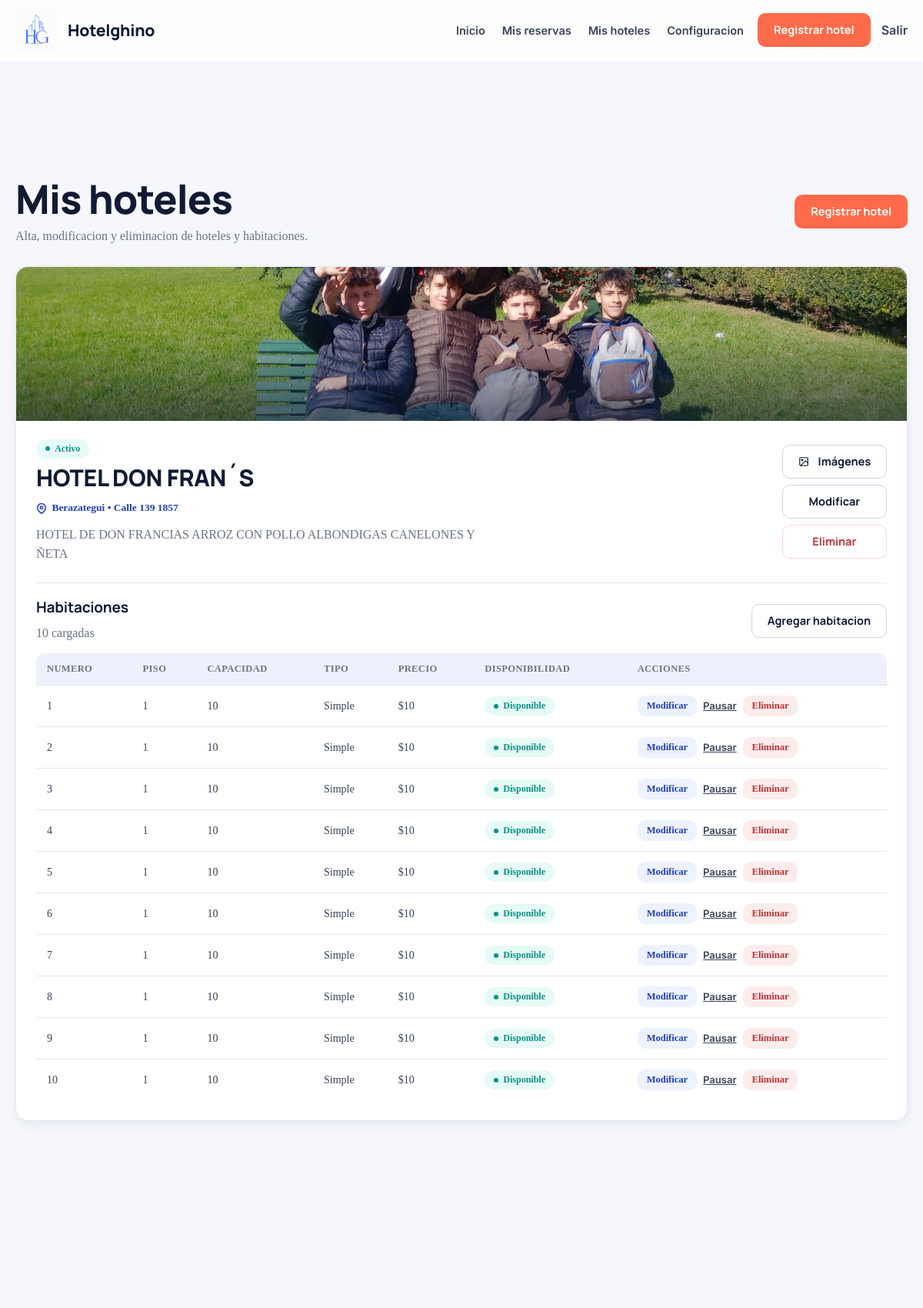
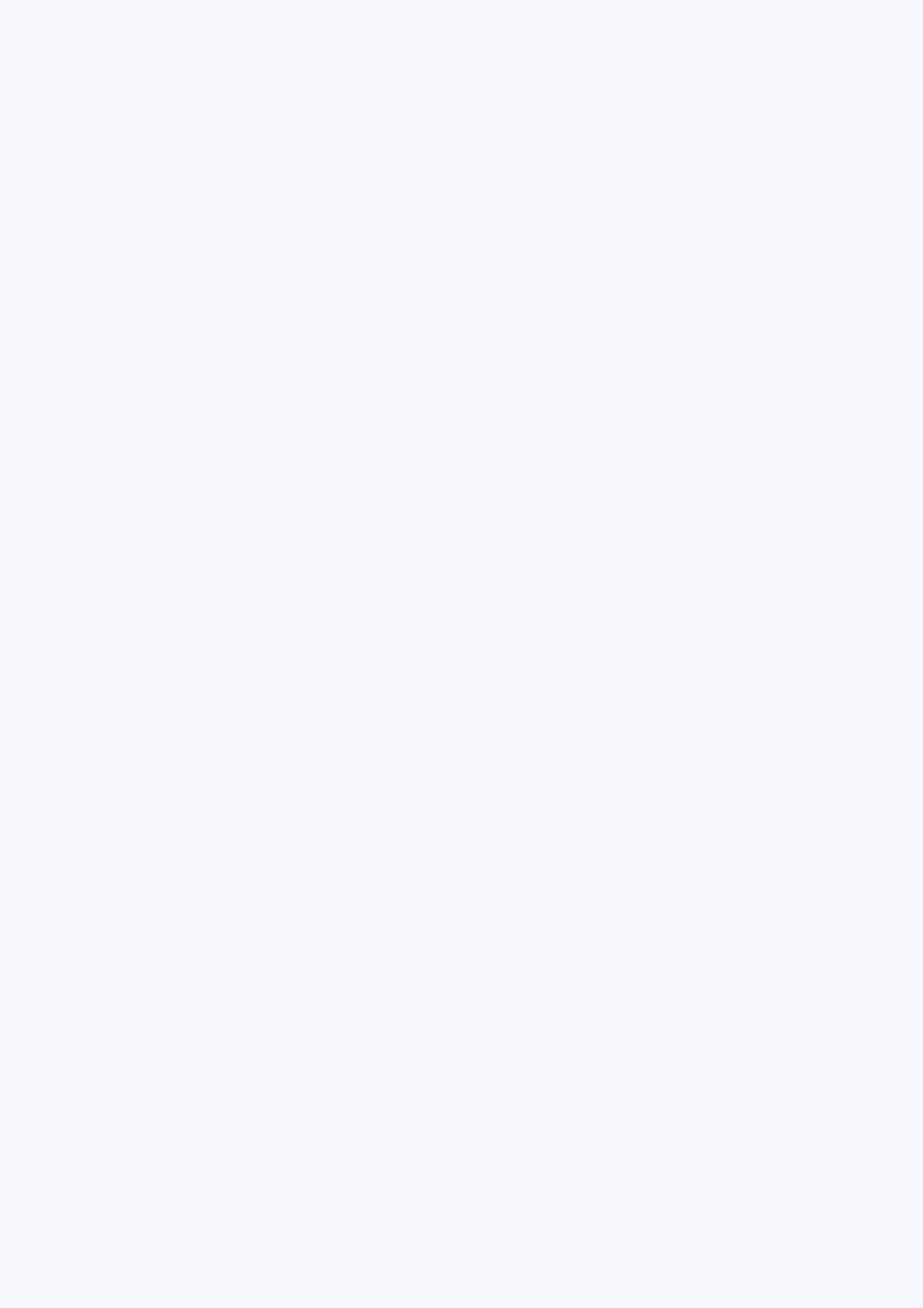
Screenshot of /mis-hoteles/ (signed in, upper part) with the database file from the repository (2 pictures, top to bottom).
### hotelghino/models.py (models this page shows, shortened)
class Alojamiento(models.Model):
    ESTADOS = (
        ('P', 'Pendiente'),
        ('A', 'Activo'),
        ('R', 'Rechazado'),
    )
    TIPOS = (
        ('HT', 'Hotel'),
        ('HS', 'Hostel'),
        ('CA', 'Casa'),
        ('DP', 'Departamento'),
        ('CB', 'Cabana')
    )
    UBICACIONES_REALES = (
        ('Mar del Plata', 'Mar del Plata (Buenos Aires)'),
        ('Mar del Tuyú', 'Mar del Tuyú (Buenos Aires)'),
        ('Pinamar', 'Pinamar (Buenos Aires)'),
        ('Villa Gesell', 'Villa Gesell (Buenos Aires)'),
        ('San Bernardo', 'San Bernardo (Buenos Aires)'),
        ('Santa Clara del Mar', 'Santa Clara del Mar (Buenos Aires)'),
        ('Cariló', 'Cariló (Buenos Aires)'),
        ('San Clemente del Tuyú', 'San Clemente del Tuyú (Buenos Aires)'),
        ('Mar de las Pampas', 'Mar de las Pampas (Buenos Aires)'),
        ('Miramar', 'Miramar (Buenos Aires)'),
        ('Necochea', 'Necochea (Buenos Aires)'),
        ('Monte Hermoso', 'Monte Hermoso (Buenos Aires)'),
        ('Las Grutas', 'Las Grutas (Río Negro)'),
        ('Bariloche', 'Bariloche (Río Negro)'),
        ('San Martín de los Andes', 'San Martín de los Andes (Neuquén)'),
        ('Villa La Angostura', 'Villa La Angostura (Neuquén)'),
        ('El Calafate', 'El Calafate (Santa Cruz)'),
        ('El Chaltén', 'El Chaltén (Santa Cruz)'),
        ('Ushuaia', 'Ushuaia (Tierra del Fuego)'),
        ('Puerto Madryn', 'Puerto Madryn (Chubut)'),
        ('Villa Carlos Paz', 'Villa Carlos Paz (Córdoba)'),
        ('Villa General Belgrano', 'Villa General Belgrano (Córdoba)'),
        ('Merlo', 'Merlo (San Luis)'),
        ('Mina Clavero', 'Mina Clavero (Córdoba)'),
        ('La Cumbrecita', 'La Cumbrecita (Córdoba)'),
        ('Tandil', 'Tandil (Buenos Aires)'),
        ('Sierra de la Ventana', 'Sierra de la Ventana (Buenos Aires)'),
        ('Capilla del Monte', 'Capilla del Monte (Córdoba)'),
        ('Mendoza', 'Mendoza (Mendoza)'),
        ('San Rafael', 'San Rafael (Mendoza)'),
        ('Salta', 'Salta (Salta)'),
        ('Cafayate', 'Cafayate (Salta)'),
        ('Purmamarca', 'Purmamarca (Jujuy)'),
        ('Tilcara', 'Tilcara (Jujuy)'),
        ('Puerto Iguazú', 'Puerto Iguazú (Misiones)'),
        ('Colón', 'Colón (Entre Ríos)'),
        ('Federación', 'Federación (Entre Ríos)'),
        ('Gualeguaychú', 'Gualeguaychú (Entre Ríos)'),
        ('Buenos Aires', 'Buenos Aires (CABA)'),
        ('Córdoba', 'Córdoba (Córdoba)'),
        ('Rosario', 'Rosario (Santa Fe)'),
    )
    nombre = models.CharField(max_length=50)
    tipo = models.CharField(
        max_length=20,
        choices=TIPOS,
        default='HT'
    )
    ubicacion = models.CharField(
        max_length=100,
        blank=True,
        default='Mar del Plata',
        verbose_name='Ubicación / Ciudad'
    )
    direccion_completa = models.CharField(
        max_length=255,
        blank=True,
        default='',
        verbose_name='Dirección completa'
    )
    ciudad = models.CharField(
        max_length=100,
        blank=True,
        default='',
        verbose_name='Ciudad o localidad'
    )
    provincia = models.CharField(
        max_length=100,
        blank=True,
        default='',
        verbose_name='Provincia o región'
    )
    pais = models.CharField(
        max_length=100,
        blank=True,
        default='Argentina',
        verbose_name='País'
    )
    latitud = models.DecimalField(
        max_digits=9,
        decimal_places=6,
        null=True,
        blank=True,
        verbose_name='Latitud'
    )
    longitud = models.DecimalField(
        max_digits=9,
        decimal_places=6,
        null=True,
        blank=True,
        verbose_name='Longitud'
    )
    calle = models.CharField(max_length=50, blank=True, default='')
    numero_calle = models.CharField(max_length=10, blank=True, default='')
    descripcion = models.TextField()
    id_usuario = models.ForeignKey(
        Usuario,
        on_delete=models.CASCADE
    )
    estado = models.CharField(
        max_length=1,
        choices=ESTADOS,
        default='P'
    )
    fecha_creacion = models.DateTimeField(default=timezone.now)
    fecha_aprobacion = models.DateTimeField(
        null=True,
        blank=True
    )
    servicios = models.ManyToManyField(
        'ServicioAlojamiento',
        blank=True,
        verbose_name='Servicios del alojamiento'
    )
    class Meta:
        verbose_name = 'Alojamiento'
        verbose_name_plural = 'Alojamientos'

class ImagenAlojamiento(models.Model):
    alojamiento = models.ForeignKey(
        Alojamiento,
        on_delete=models.CASCADE,
        related_name='imagenes'
    )
    imagen = models.ImageField(upload_to='hoteles/', verbose_name='Imagen')
    es_principal = models.BooleanField(default=False, verbose_name='Imagen principal')
    orden = models.PositiveSmallIntegerField(default=0)
    class Meta:
        verbose_name = 'Imagen de alojamiento'
        verbose_name_plural = 'Imágenes de alojamiento'
        ordering = ['-es_principal', 'orden']

class Habitacion(models.Model):
    numero_habitacion = models.IntegerField()
    numero_piso = models.IntegerField()
    capacidad_maxima = models.IntegerField()
    tipo = models.CharField(max_length=20)
    precio_noche = models.IntegerField()
    disponible = models.BooleanField(
        default=True,
        help_text='Indica si la habitacion esta disponible para ser reservada. El propietario puede cambiarlo manualmente.'
    )
    fecha_desocupacion_automatica = models.DateField(
        null=True,
        blank=True,
        help_text='Fecha en la que finaliza la reserva activa para desocupar la habitacion automaticamente.'
    )
    id_alohamiento = models.ForeignKey(Alojamiento, on_delete=models.CASCADE)
    id_usuario = models.ForeignKey(Usuario, on_delete=models.CASCADE)
    class Meta:
        verbose_name = 'Habitación'
        verbose_name_plural = 'Habitaciones'

### hotelghino/views.py (the view)
# urls.py: path("mis-hoteles/", views.misHoteles, name="mis_hoteles"),
@login_required
def misHoteles(request):
    if request.user.rol not in ['P', 'A']:
        messages.warning(request, 'Solo los propietarios pueden administrar hoteles.')
        return redirect('home')
    sincronizar_disponibilidad_habitaciones()
    alojamientos = Alojamiento.objects.filter(
        id_usuario=request.user,
        tipo='HT'
    ).prefetch_related('habitacion_set').order_by('-fecha_creacion')
    return render(request, 'mis-hoteles.html', {'alojamientos': alojamientos})

### hotelghino/context_processors.py (called while the page is built)
def admin_pending_hotels(request):
    if request.user.is_authenticated and getattr(request.user, 'rol', None) == 'A':
        count = Alojamiento.objects.filter(estado='P').count()
        return {'pending_hotels_count': count}
    return {'pending_hotels_count': 0}

def carto_context(request):
    from django.conf import settings
    return {
        'CARTO_API_KEY': getattr(settings, 'CARTO_API_KEY', '').strip(),
    }

def date_limits(request):
    from django.utils import timezone
    from .utils import obtener_fecha_limite_reserva
    hoy = timezone.now().date()
    max_fecha = obtener_fecha_limite_reserva(hoy)
    hoy_str = hoy.strftime('%Y-%m-%d')
    max_str = max_fecha.strftime('%Y-%m-%d')
    return {
        'hoy_str': hoy_str,
        'max_fecha_str': max_str,
        'min_fecha': hoy_str,
        'max_fecha': max_str,
    }

### hotelghino/utils.py (called while the page is built)
def obtener_fecha_limite_reserva(base=None):
    if base is None:
        base = timezone.now().date()
    try:
        return base.replace(year=base.year + 1)
    except ValueError:
        return base.replace(year=base.year + 1, day=28)

### hotelghino/views.py (called while the page is built)
def sincronizar_disponibilidad_habitaciones():
    hoy = timezone.now().date()
    Habitacion.objects.filter(
        disponible=False,
        fecha_desocupacion_automatica__isnull=False,
        fecha_desocupacion_automatica__lte=hoy
    ).update(disponible=True, fecha_desocupacion_automatica=None)

### hotelghino/templates/mis-hoteles.html (shortened to what this page needs)
{% extends 'base.html' %}
{% block content %}
<main class="page">
    <section class="section-heading">
        <div>
            <h1>Mis hoteles</h1>
            <p>Alta, modificacion y eliminacion de hoteles y habitaciones.</p>
        </div>
        <a class="button button-accent" href="{% url 'registro_hoteles' %}">Registrar hotel</a>
    </section>
    {% if alojamientos %}
        <section class="management-list">
            {% for alojamiento in alojamientos %}
                <article class="management-card">
                    {% with img_principal=alojamiento.imagenes.all|first %}
                        {% if img_principal %}
                            <div class="hotel-card-media" style="background-image: url('{{ img_principal.imagen.url }}'); background-position: center; background-size: cover;"></div>
                        {% endif %}
                    {% endwith %}
                    <div class="management-header">
                        <div>
                            <span class="status-pill status-pill--{% if alojamiento.estado == 'A' %}activo{% elif alojamiento.estado == 'P' %}pendiente{% else %}rechazado{% endif %}">{{ alojamiento.get_estado_display }}</span>
                            <h2>{{ alojamiento.nombre }}</h2>
                            <p style="color: var(--blue-600); font-weight: 600; font-size: 13.5px; margin: 3px 0;">
                                <svg width="14" height="14" viewBox="0 0 24 24" fill="none" stroke="currentColor" stroke-width="2.5" stroke-linecap="round" stroke-linejoin="round" style="vertical-align:middle;margin-right:3px;"><path d="M21 10c0 7-9 13-9 13s-9-6-9-13a9 9 0 0 1 18 0z"/><circle cx="12" cy="10" r="3"/></svg>
                                {{ alojamiento.ubicacion }} &bull; {{ alojamiento.calle }} {{ alojamiento.numero_calle }}
                            </p>
                            <p>{{ alojamiento.descripcion }}</p>
                        </div>
                        <div class="actions">
                            <a class="button button-secondary" href="{% url 'gestionar_imagenes' alojamiento.id %}">
                                Imágenes
                            </a>
                            <a class="button button-secondary" href="{% url 'modificar_hotel' alojamiento.id %}">Modificar</a>
                            <a class="button button-danger" href="{% url 'eliminar_hotel' alojamiento.id %}">Eliminar</a>
                        </div>
                    </div>
                    <div class="rooms-block">
                        <div class="rooms-heading">
                            <div>
                                <h3>Habitaciones</h3>
                                <p>{{ alojamiento.habitacion_set.count }} cargadas</p>
                            </div>
                            {% if alojamiento.estado == 'A' %}
                                <a class="button button-secondary" href="{% url 'registrar_habitacion' alojamiento.id %}">Agregar habitacion</a>
                            {% else %}
                                <span class="button button-secondary" style="opacity: 0.6; cursor: not-allowed;" title="El hotel debe estar aprobado para agregar habitaciones">Esperando aprobación</span>
                            {% endif %}
                        </div>
                        {% if alojamiento.habitacion_set.all %}
                            <div class="table-wrap">
                                <table>
                                    <thead>
                                        <tr>
                                            <th>Numero</th>
                                            <th>Piso</th>
                                            <th>Capacidad</th>
                                            <th>Tipo</th>
                                            <th>Precio</th>
                                            <th>Disponibilidad</th>
                                            <th>Acciones</th>
                                        </tr>
                                    </thead>
                                    <tbody>
                                        {% for habitacion in alojamiento.habitacion_set.all %}
                                            <tr>
                                                <td>{{ habitacion.numero_habitacion }}</td>
                                                <td>{{ habitacion.numero_piso }}</td>
                                                <td>{{ habitacion.capacidad_maxima }}</td>
                                                <td>{{ habitacion.tipo }}</td>
                                                <td>${{ habitacion.precio_noche }}</td>
                                                <td>
                                                    {% if habitacion.disponible %}
                                                        <span class="status-pill status-pill--activo">Disponible</span>
                                                    {% else %}
                                                        <span class="status-pill status-pill--rechazado">No disponible</span>
                                                        {% if habitacion.fecha_desocupacion_automatica %}
                                                            <small style="display:block;font-size:11px;color:var(--muted);">Hasta {{ habitacion.fecha_desocupacion_automatica }}</small>
                                                        {% endif %}
                                                    {% endif %}
                                                </td>
                                                <td>
                                                    <div class="table-actions">
                                                        <a href="{% url 'modificar_habitacion' habitacion.id %}">Modificar</a>
                                                        <form method="post" action="{% url 'toggle_disponibilidad' habitacion.id %}" style="display:inline;">
                                                            <button type="submit" class="link-button" style="font-size: 13px; text-decoration: underline;">
                                                                {% if habitacion.disponible %}Pausar{% else %}Activar{% endif %}
                                                            </button>
                                                        </form>
                                                        <a href="{% url 'eliminar_habitacion' habitacion.id %}">Eliminar</a>
                                                    </div>
                                                </td>
                                            </tr>
                                        {% endfor %}
                                    </tbody>
                                </table>
                            </div>
                        {% else %}
                            <div class="empty-state compact">
                                <p>Todavia no registraste habitaciones para este hotel.</p>
                            </div>
                        {% endif %}
                    </div>
                </article>
            {% endfor %}
        </section>
    {% endif %}
</main>
{% endblock %}

### rows the page displays
Alojamiento: imagenes.imagen (picture), estado "Activo", nombre "HOTEL DON FRAN´S", ubicacion "Berazategui", calle "Calle 139", numero_calle "1857", descripcion "HOTEL DE DON FRANCIAS ARROZ CON POLLO ALBONDIGAS CANELONES Y ÑETA", habitacion_set.count "10", shows "Agregar habitacion"
Habitacion: numero_habitacion "1", numero_piso "1", capacidad_maxima "10", tipo "Simple", precio_noche "10", disponible "Disponible"
Habitacion: numero_habitacion "2", numero_piso "1", capacidad_maxima "10", tipo "Simple", precio_noche "10", disponible "Disponible"
Habitacion: numero_habitacion "3", numero_piso "1", capacidad_maxima "10", tipo "Simple", precio_noche "10", disponible "Disponible"
Habitacion: numero_habitacion "4", numero_piso "1", capacidad_maxima "10", tipo "Simple", precio_noche "10", disponible "Disponible"
Habitacion: numero_habitacion "5", numero_piso "1", capacidad_maxima "10", tipo "Simple", precio_noche "10", disponible "Disponible"
Habitacion: numero_habitacion "6", numero_piso "1", capacidad_maxima "10", tipo "Simple", precio_noche "10", disponible "Disponible"
Habitacion: numero_habitacion "7", numero_piso "1", capacidad_maxima "10", tipo "Simple", precio_noche "10", disponible "Disponible"
Habitacion: numero_habitacion "8", numero_piso "1", capacidad_maxima "10", tipo "Simple", precio_noche "10", disponible "Disponible"
Habitacion: numero_habitacion "9", numero_piso "1", capacidad_maxima "10", tipo "Simple", precio_noche "10", disponible "Disponible"
Habitacion: numero_habitacion "10", numero_piso "1", capacidad_maxima "10", tipo "Simple", precio_noche "10", disponible "Disponible"
